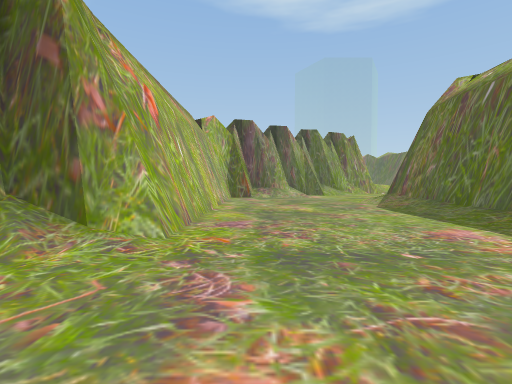
View 1 (above)

24 first-person views from a walk through a Unity game level. The camera is 1.3 m above the floor, tilts 2° down and sees 85° across. The floor is counted in squares, 1.8 m on a side. Each view is taken from the middle of a square. On the plan, view 1 faces up. The plan holds only what a view shows up to about 10 squares ahead; the rest is blank. The place goes on beyond the plan. The player is left out. Some animated figures are not drawn.

View 2
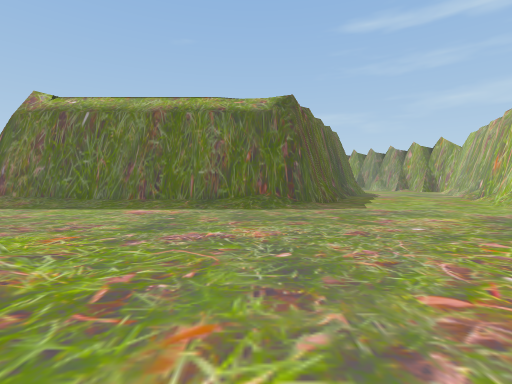

View 3
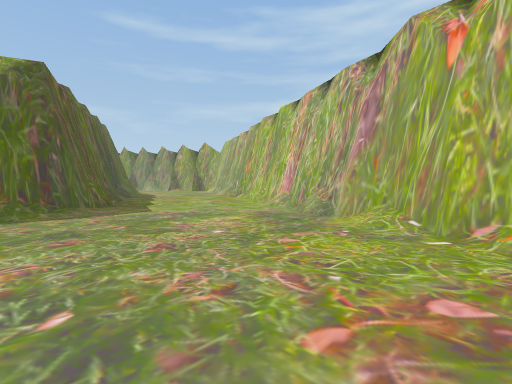

View 4
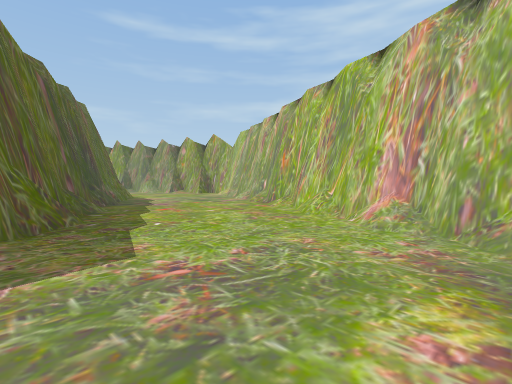

View 5
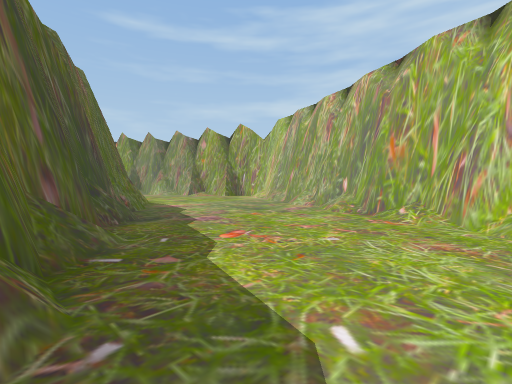

View 6
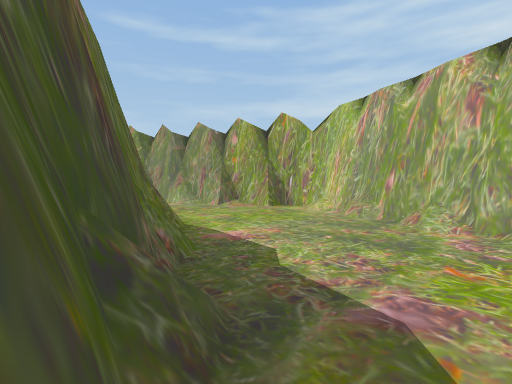

View 7
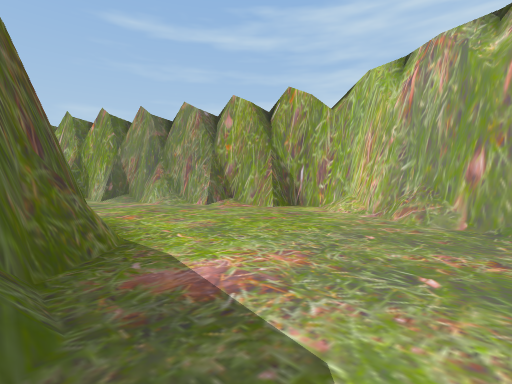

View 8
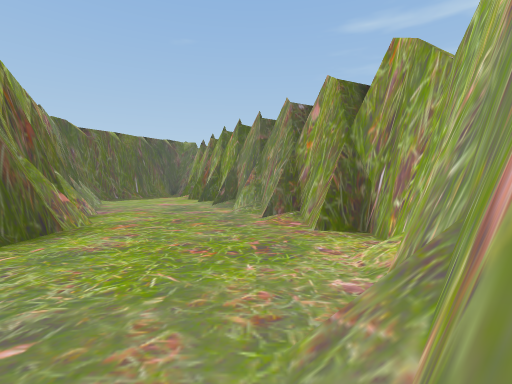

View 9
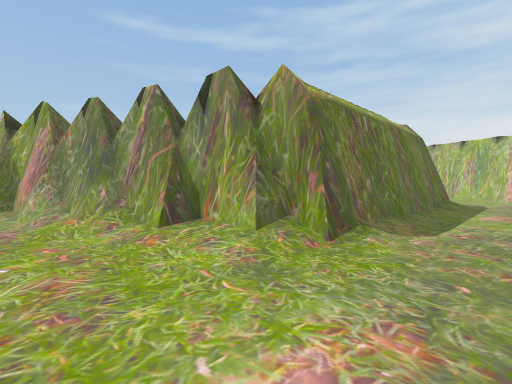

View 10
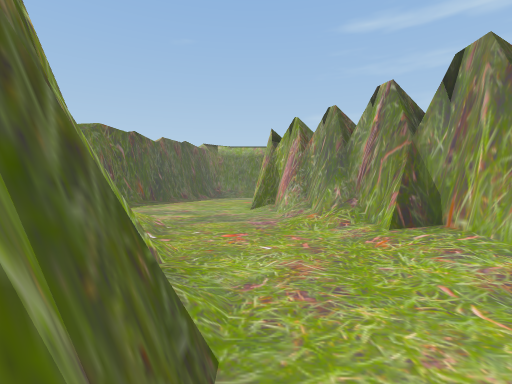

View 11
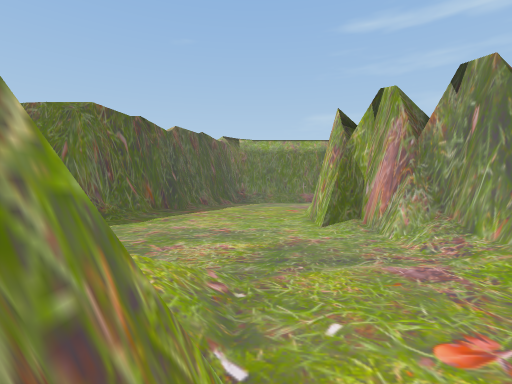

View 12
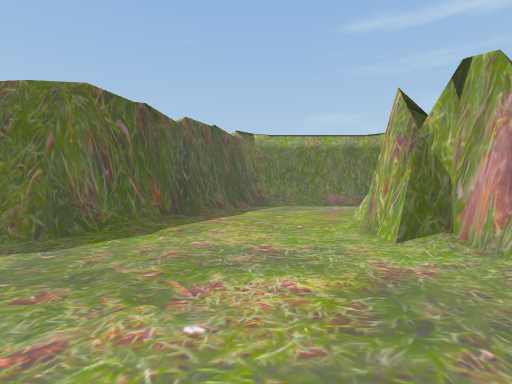

View 13
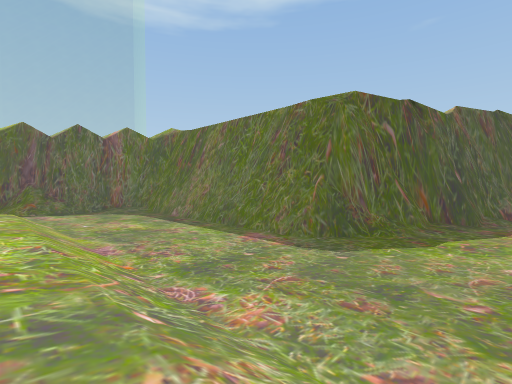

View 14
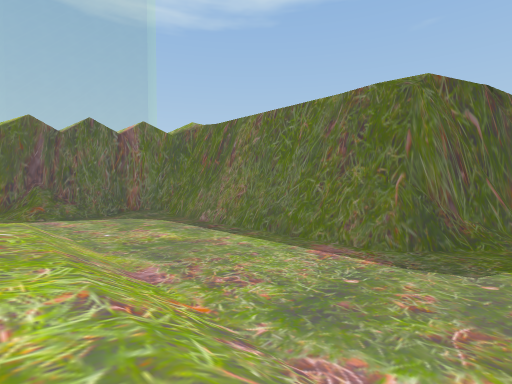

View 15
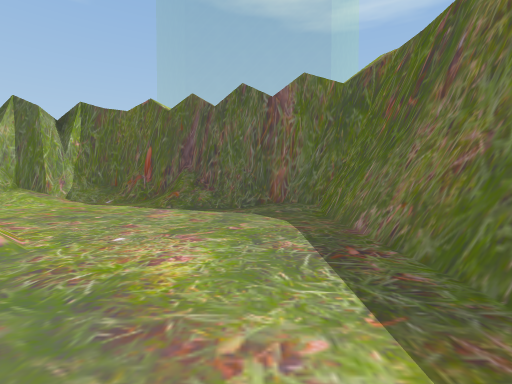

View 16
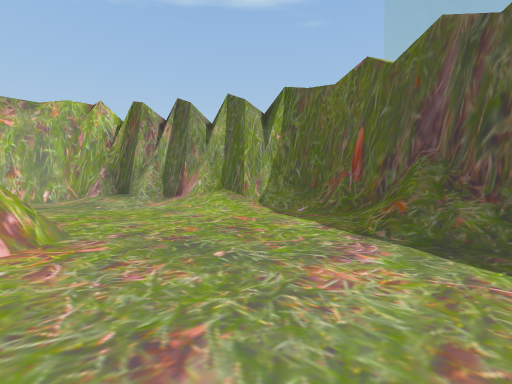

View 17
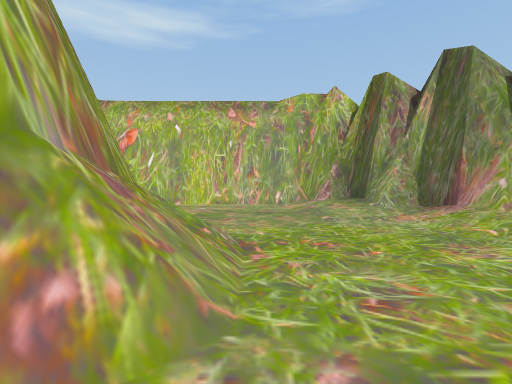

View 18
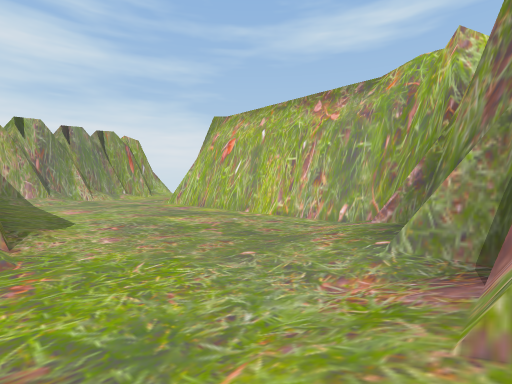

View 19
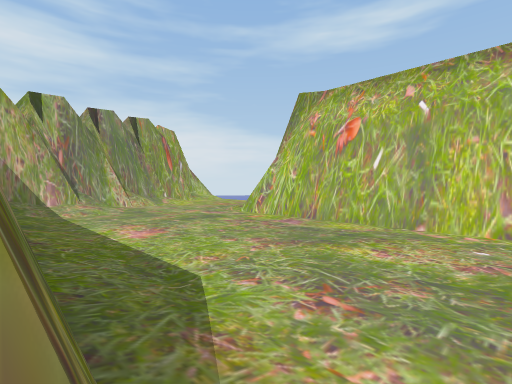

View 20
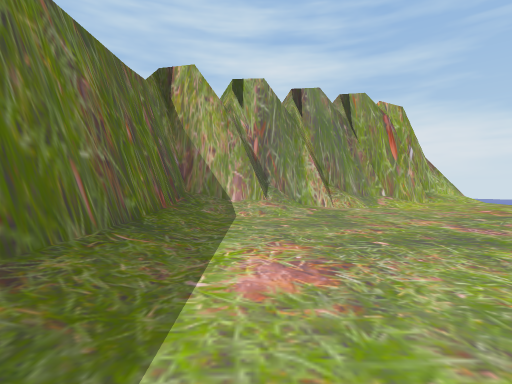

View 21
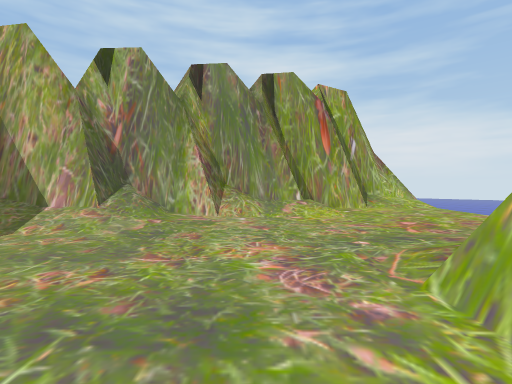

View 22
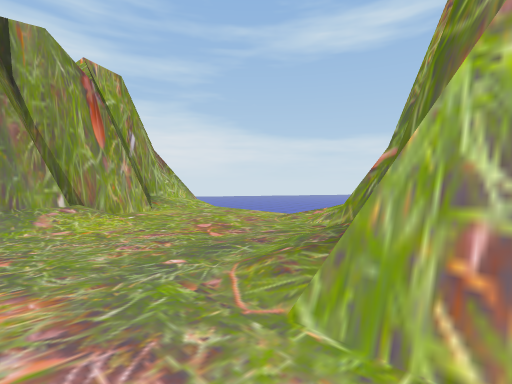

View 23
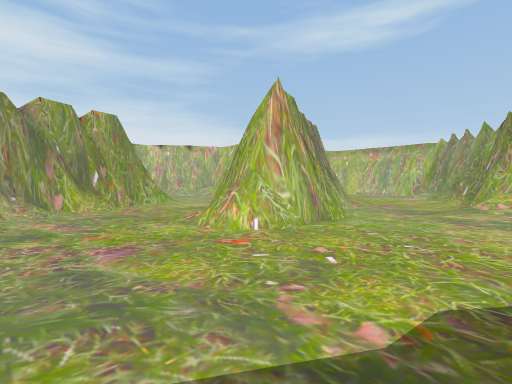

View 24
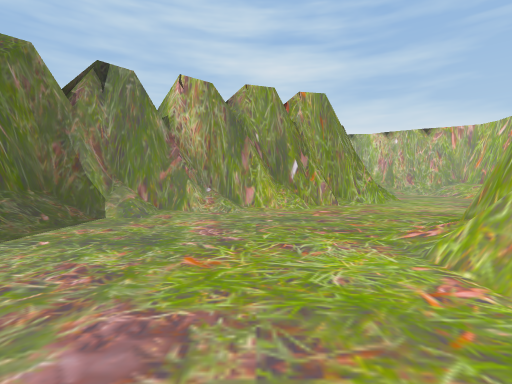

### Floor plan
Key: @ floor where view 1 was taken; # wall or solid block; . main floor; : floor 0.5 m higher than the main floor; + floor 0.75 m higher than the main floor; * floor 1 m higher than the main floor; / step, stairs or slope.
Columns run from 4 left of view 1 to 22 right of it. Each row starts with its distance up from view 1.
 36          ####
 35        ###//####
 34      ###//...//##
 33    ###////...///###
 32   ##///.........//#
 31   #///............#
 30   #/.....//.......#
 29   #/.....//#/.....#
 28   #/..../###//....#
 27   #/..../   */....#
 26   #/..../   */....#
 25   #/..../   */....#
 24   #/..../#  */....#
 23   #/..../#  */....###
 22 #+//..../#  */...../###
 21 ///...../#  */......//###
 20 /.....///#  */........./##
 19 ....../###  * ..........//
 18 ..///### # #//............
 17 ../### # #//..............
 16 /###   #//................
 15 ##    /........../###.....
 14        ......///######....
 13       .../////###   #/.....
 12       ...//:###     /......
 11       .../###      ........
 10    /..../##       ......../
  9    /..../#        ....../##
  8    /..../#       ...../###
  7    /..../#      ..../###
  6   #/..../#      ...###
  5   #/..../#
  4  ##/..../#
  3  //...../#
  2  ......./#
  1 ......../#
  0  ...@.../##
 -1  ......../##
 -2  ........./####
 -3  /..........//###
 -4  ##/..........//##     ###
 -5   ###/........../### ###..
 -6     ###/...........###....
 -7       ###/................
 -8         ###/..............
 -9           ###/.........../
-10             ###//......//#
-11               ####...//###

Where each view was taken, in squares from view 1:
view 1: 0 up, 0 right, facing up
view 2: 1 up, 4 left, facing right
view 3: 1 up, 3 left, facing down-right
view 4: 1 down, 1 right, facing down-right
view 5: 2 down, 5 right, facing down-right
view 6: 3 down, 9 right, facing down-right
view 7: 5 down, 11 right, facing down-right
view 8: 10 down, 11 right, facing right
view 9: 15 up, 2 right, facing down-right
view 10: 15 up, 2 right, facing right
view 11: 17 up, 6 right, facing right
view 12: 18 up, 8 right, facing right
view 13: 19 up, 8 right, facing up-right
view 14: 21 up, 8 right, facing up-right
view 15: 25 up, 12 right, facing up
view 16: 29 up, 11 right, facing up-left
view 17: 30 up, 8 right, facing left
view 18: 34 up, 5 right, facing down-left
view 19: 29 up, 5 right, facing down-left
view 20: 26 up, 3 right, facing down
view 21: 24 up, 0 right, facing down
view 22: 23 up, 0 right, facing down-left
view 23: 19 up, 21 right, facing down-left
view 24: 16 up, 19 right, facing down
